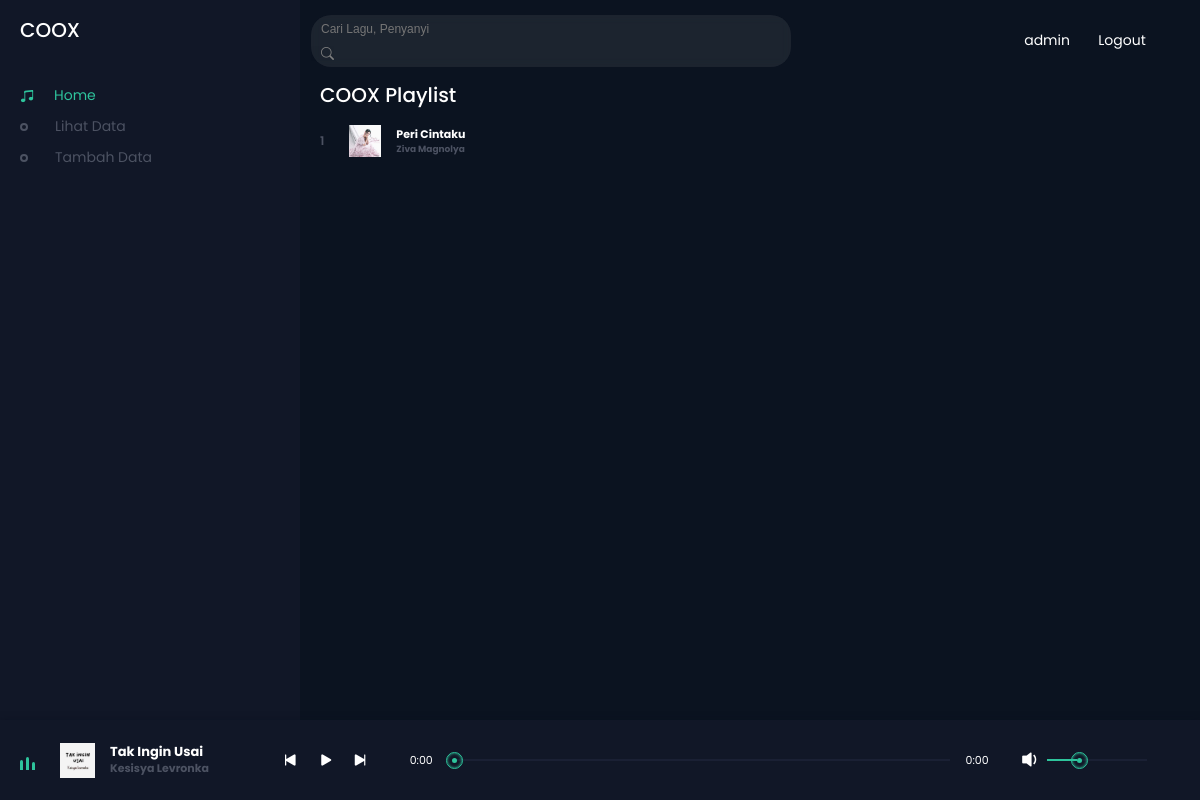
/index.php?keyword=Peri Cintaku (signed in), run on the app's committed database.
### tables this page shows
CREATE TABLE `user` (
  `id_user` int(11) NOT NULL,
  `username` varchar(255) NOT NULL,
  `password` varchar(255) NOT NULL
);

CREATE TABLE `lagu` (
  `id_lagu` int(11) NOT NULL,
  `judul_lagu` varchar(255) NOT NULL,
  `penyanyi` varchar(255) NOT NULL,
  `file_poster` varchar(255) NOT NULL,
  `file_lagu` varchar(255) NOT NULL,
  `kategori` varchar(255) NOT NULL
);

### index.php (the view, shortened to what this page needs)
<?php
    include "koneksi.php";
    $data = [];
    if (isset($_SESSION['id_user'])) {
        if (isset($_GET['keyword'])) {
            $keyword = $_GET['keyword'];
            $sql = "SELECT * FROM lagu LIMIT 1";
            $query = mysqli_query($konek,$sql) or die(mysqli_error($konek));
            while ($row = mysqli_fetch_assoc($query)) {
                $data[] = $row;
            }
            $idLagu0 = $data[0]['id_lagu'];
            $sql = "SELECT * FROM lagu WHERE
            (judul_lagu LIKE '%$keyword%' or
            penyanyi LIKE '%$keyword%' or
            kategori LIKE '%$keyword%')";
            $query = mysqli_query($konek,$sql) or die(mysqli_error($konek));
            $banyakLaguTampil = mysqli_num_rows($query);
            $sql = "SELECT * FROM lagu WHERE
            (judul_lagu LIKE '%$keyword%' or
            penyanyi LIKE '%$keyword%' or
            kategori LIKE '%$keyword%') and id_lagu!='$idLagu0'";
            $query = mysqli_query($konek,$sql) or die(mysqli_error($konek));
            while ($row = mysqli_fetch_assoc($query)) {
                $data[] = $row;
            }
        }
        $id_user = $_SESSION['id_user'];
        $sql = "SELECT * FROM user WHERE id_user='$id_user'";
        $query = mysqli_query($konek,$sql) or die(mysqli_error($konek));
        $user = mysqli_fetch_assoc($query);
    }
?>
<!DOCTYPE html>
<html lang="en">
<head>
    <link rel="stylesheet" href="style.css">
    <link rel="stylesheet" href="https://cdn.jsdelivr.net/npm/bootstrap-icons@1.10.2/font/bootstrap-icons.css">
</head>
<body>
    <header>
        <div class="menu-side">
            <h1>COOX</h1>
            <div class="playlist">
                <?php if (isset($_SESSION['id_user']) && $id_user == 1) : ?>
                    <h4 class="active"><a href="index.php"><span></span><i class="bi bi-music-note-beamed"></i>Home</a></h4>
                    <h4><a href="lihat_data.php"><span></span><i class="bi bi-music-note-beamed"></i>Lihat Data</a></h4>
                    <h4><a href="tambah_data.php"><span></span><i class="bi bi-music-note-beamed"></i>Tambah Data</a></h4>
                <?php else : ?>
                    <h4 class="active"><a href="index.php"><span></span><i class="bi bi-music-note-beamed"></i>Home</a></h4>
                    <h4><a href="hubungi_kami.php"><span></span><i class="bi bi-music-note-beamed"></i>Hubungi Kami</a></h4>
                <?php endif; ?>
            </div>
        </div>
        <div class="song-side">
            <nav>
                <div class="search">
                    <form action="" method="get">
                        <input type="text" name="keyword" id="keyword" autocomplete="off" placeholder="Cari Lagu, Penyanyi">
                        <button type="submit"><i class="bi bi-search"></i></button>
                    </form>
                </div>
                <div class="user">
                    <?php if (isset($_SESSION['id_user'])) : ?>
                        <div><?= $user['username'] ?></div>
                        <div><a href="logout.php">Logout</a></div>
                    <?php else : ?>
                        <div><a href="register.php">Register</a></div>
                        <div><a href="login.php">Login</a></div>
                    <?php endif; ?>
                </div>
            </nav>
            <div id="container" class="menu-song">
                <h1>COOX Playlist</h1>
                <?php $i = 1; ?>
                <?php foreach($data as $song) : ?>
                    <?php if ($banyakLaguTampil == count($data)) : ?>
                        <li class="song-item" id="<?= $song['id_lagu']?>" name="<?= $i ?>">
                            <span><?= $i++ ?></span>
                            <img src="img/<?= $song['file_poster'] ?>" alt="<?= $song['judul_lagu'] ?>">
                            <h5>
                                <?= $song['judul_lagu'] ?>
                                <div class="subtitle"><?= $song['penyanyi'] ?></div>
                            </h5>
                        </li>
                    <?php else : ?>
                        <?php if ($i != 1) : ?>
                            <li class="song-item" id="<?= $song['id_lagu']?>" name="<?= $i-1 ?>">
                                <span><?= $i-1 ?></span>
                                <img src="img/<?= $song['file_poster'] ?>" alt="<?= $song['judul_lagu'] ?>">
                                <h5>
                                    <?= $song['judul_lagu'] ?>
                                    <div class="subtitle"><?= $song['penyanyi'] ?></div>
                                </h5>
                            </li>
                        <?php endif; ?>
                        <?php $i++; ?>
                    <?php endif; ?>
                <?php endforeach; ?>
            </div>
        </div>
        <div class="master-play">
            <div class="wave">
                <div class="wave1"></div>
                <div class="wave1"></div>
                <div class="wave1"></div>
            </div>
            <img src="img/<?= $data[0]['file_poster'] ?>" alt="" id="poster-master-play">
            <h5 id="title">
                <?= $data[0]['judul_lagu'] ?> <br>
                <div class="subtitle"><?= $data[0]['penyanyi'] ?></div>
            </h5>
            <div class="icon">
                <i class="bi bi-skip-start-fill" id="back"></i>
                <i class="bi bi-play-fill" id="master-play"></i>
                <i class="bi bi-skip-end-fill" id="next"></i>
            </div>
            <span id="current-start">0:00</span>
            <div class="bar">
                <div class="dot" id="dot"></div>
            </div>
            <span id="current-end">0:00</span>
            <div class="vol">
                <i class="bi bi-volume-down-fill" id="vol-icon"></i>
                <div class="vol-bar"></div>
                <div class="dot" id="vol-dot"></div>
            </div>
        </div>
    </header>
</body>
</html>

### data on the page
user: username "admin"
lagu: file_poster (picture), judul_lagu "Peri Cintaku", penyanyi "Ziva Magnolya"
lagu: file_poster (picture), judul_lagu "Tak Ingin Usai", penyanyi "Kesisya Levronka"
